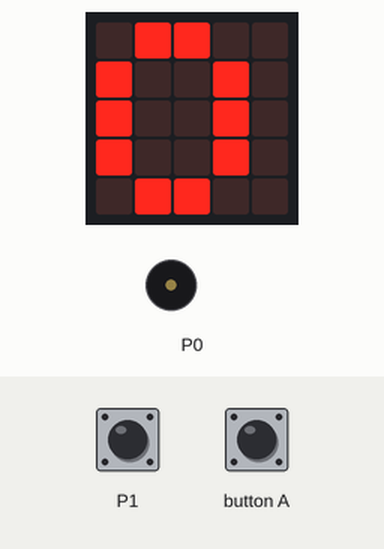
This program was run on a simulated BBC micro:bit (MakeCode). On the bench: the board's 5×5 LED display, buzzer (waves = sounding). The test bench sets the inputs (shaded band); at power-on: P1 LOW.

Above: at 1.2 s.
1.3 s: P1 pulled HIGH for 3.2 s
At 3.2 s:
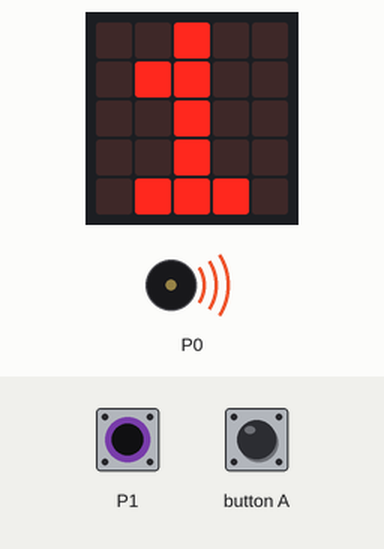
6.6 s: P1 pulled HIGH for 1 s
At 8.28 s:
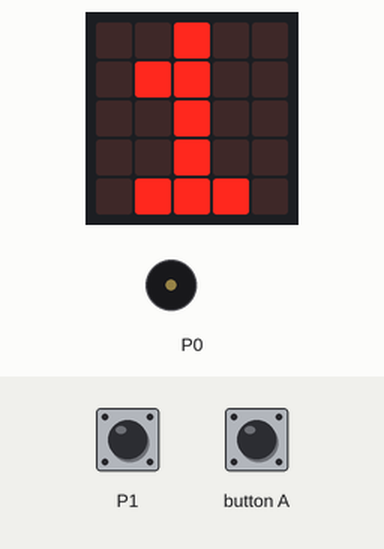
Timing chart, 0 to 12.2 s (numbered marks = the images above; inputs shaded):
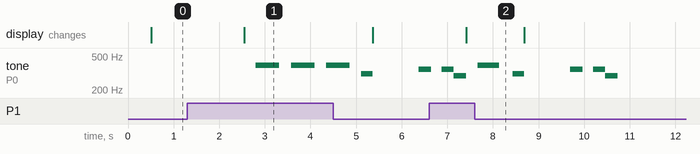

The program:

main.ts
```typescript
input.onButtonPressed(Button.A, function () {
    music.playTone(262, music.beat(BeatFraction.Whole))
})
basic.forever(function () {
    if (tinkercademy.PIR(DigitalPin.P1)) {
        music.startMelody(music.builtInMelody(Melodies.Dadadadum), MelodyOptions.Once)
        basic.showNumber(1)
    } else {
        music.rest(music.beat(BeatFraction.Whole))
        basic.showNumber(0)
    }
})
```

test.ts
```typescript
// 테스트는 여기로 이동합니다; 이 패키지가 확장으로 사용될 때 컴파일되지 않을 것 입니다.
```

Measured:
- after the input at 1.3 s, tone on P0: plays 392 Hz for 0.51 s, 392 Hz for 0.51 s, 392 Hz for 0.51 s, 311 Hz for 0.25 s, 349 Hz for 0.23 s, starting after 1.5 s; the display: changes after 1.3 s (image 1)
- after the input at 6.6 s, the display: changes after 0.81 s (image 2)
